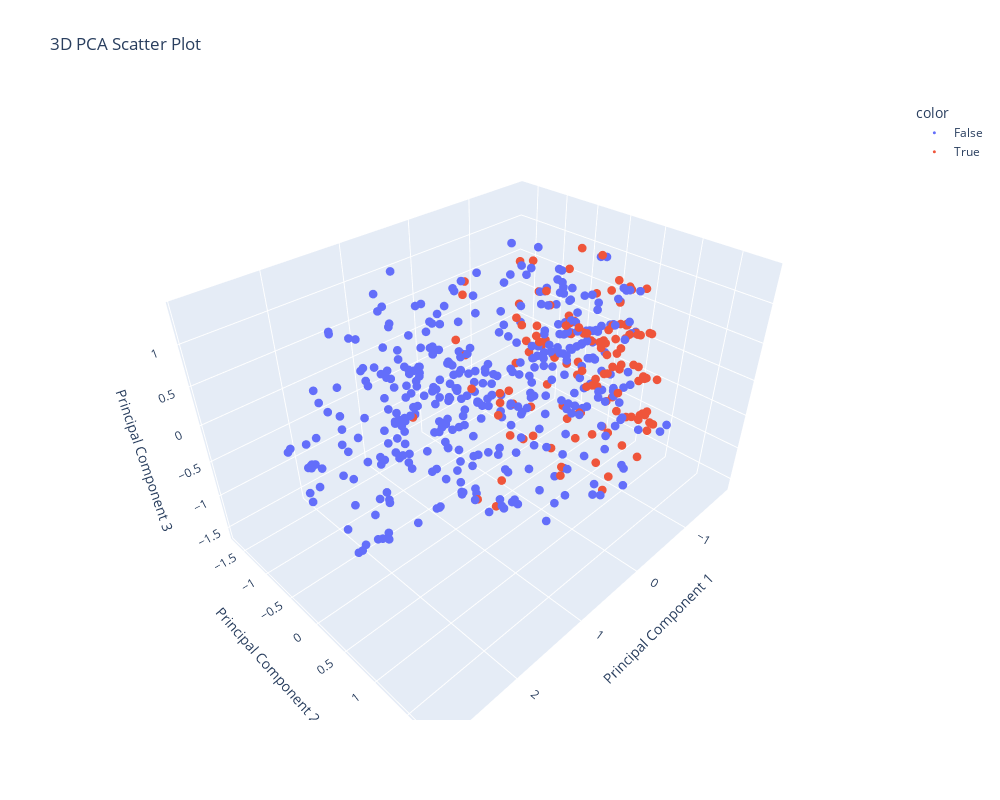

Notebook cell for this chart:
### Code cell
fig = px.scatter_3d(
    x=X_pca[:, 0],
    y=X_pca[:, 1],
    z=X_pca[:, 2],
    color=df[target],
    labels={"x": "Principal Component 1", "y": "Principal Component 2", "z": "Principal Component 3"},
    title="3D PCA Scatter Plot",
)

fig.update_traces(marker={"size": 3})
fig.update_layout(width=1000, height=800)
fig.show()

### Figure 1 — Plotly figure (JSON) as saved in the notebook; plotly's stock layout.template omitted (floating-point values rounded to 4 significant figures; data arrays with more than 128 entries replaced by an {"elided": "..."} marker saying what was removed)
{"data": [{"hovertemplate": "color=False<br>Principal Component 1=%{x}<br>Principal Component 2=%{y}<br>Principal Component 3=%{z}<extra></extra>", "legendgroup": "False", "marker": {"color": "#636efa", "size": 3, "symbol": "circle"}, "mode": "markers", "name": "False", "scene": "scene", "showlegend": true, "type": "scatter3d", "x": {"elided": "409 float values"}, "y": {"elided": "409 float values"}, "z": {"elided": "409 float values"}}, {"hovertemplate": "color=True<br>Principal Component 1=%{x}<br>Principal Component 2=%{y}<br>Principal Component 3=%{z}<extra></extra>", "legendgroup": "True", "marker": {"color": "#EF553B", "size": 3, "symbol": "circle"}, "mode": "markers", "name": "True", "scene": "scene", "showlegend": true, "type": "scatter3d", "x": {"elided": "136 float values"}, "y": {"elided": "136 float values"}, "z": {"elided": "136 float values"}}], "layout": {"height": 800, "legend": {"title": {"text": "color"}, "tracegroupgap": 0}, "scene": {"domain": {"x": [0, 1], "y": [0, 1]}, "xaxis": {"title": {"text": "Principal Component 1"}}, "yaxis": {"title": {"text": "Principal Component 2"}}, "zaxis": {"title": {"text": "Principal Component 3"}}}, "title": {"text": "3D PCA Scatter Plot"}, "width": 1000}}
